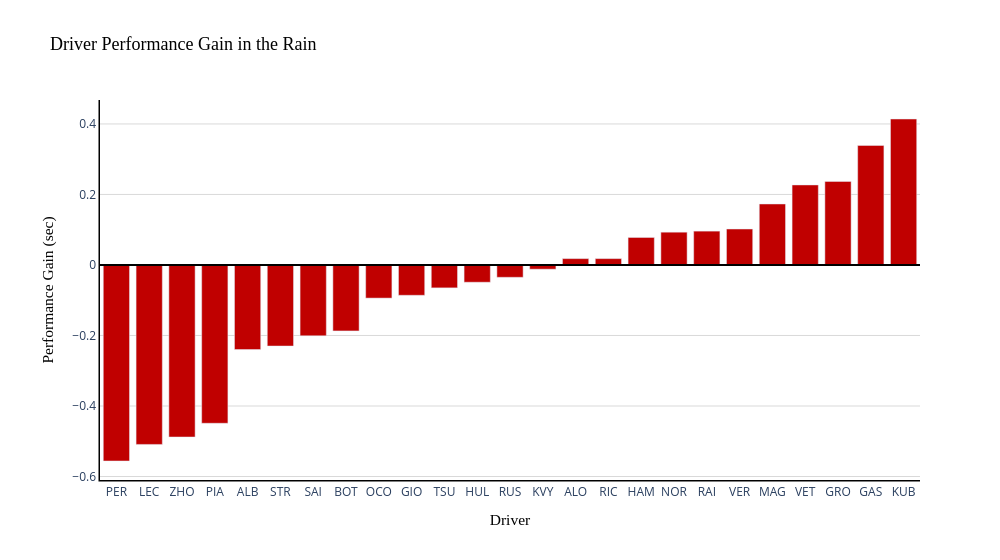

Write notebook code for a chart like this one.
### Code cell
rain_performance_gain = weather_performance.sort_values('RainPerformanceGain')

fig = px.bar(
    rain_performance_gain,
    x='Driver',
    y='RainPerformanceGain',
    orientation='v',
    hover_data=['RainLapCount', 'DryLapCount'],
    color_discrete_sequence=["#C00000"]
)

fig.update_layout(
    xaxis_title={"text": "Driver", "font": {"size": 15.5, "family": "Calibri", "color": "#000"}},
    yaxis_title={"text": "Performance Gain (sec)", "font": {"size": 15.5, "family": "Calibri", "color": "#000"}},
    title={"text": "Driver Performance Gain in the Rain", "font": {"size": 18, "family": "Calibri Black", "color": "#000"}},
    plot_bgcolor="#FFF",
    margin=dict(t=100, l=100),
    width=1000
)

fig.update_xaxes(showline=True, linecolor="#000", linewidth=1.5)
fig.update_yaxes(showline=True, linecolor="#000", linewidth=1.5, gridcolor="#d9d9d9")
fig.add_hline(y=0, line_color='black')
fig.show()

### Figure 1 — Plotly figure (JSON) as saved in the notebook; plotly's stock layout.template omitted (floating-point values rounded to 4 significant figures)
{"data": [{"customdata": [[262, 6386], [236, 7413], [123, 2889], [93, 3311], [182, 5547], [260, 7412], [276, 7490], [296, 6554], [200, 6479], [100, 2677], [152, 4852], [184, 4912], [228, 6960], [89, 1685], [219, 5839], [219, 5643], [308, 7920], [228, 7068], [134, 3429], [318, 7689], [244, 5278], [207, 4405], [109, 2237], [236, 7386], [83, 986]], "hovertemplate": "Driver=%{x}<br>RainPerformanceGain=%{y}<br>RainLapCount=%{customdata[0]}<br>DryLapCount=%{customdata[1]}<extra></extra>", "legendgroup": "", "marker": {"color": "#C00000", "pattern": {"shape": ""}}, "name": "", "orientation": "v", "showlegend": false, "textposition": "auto", "type": "bar", "x": ["PER", "LEC", "ZHO", "PIA", "ALB", "STR", "SAI", "BOT", "OCO", "GIO", "TSU", "HUL", "RUS", "KVY", "ALO", "RIC", "HAM", "NOR", "RAI", "VER", "MAG", "VET", "GRO", "GAS", "KUB"], "xaxis": "x", "y": [-0.556, -0.509, -0.488, -0.449, -0.24, -0.23, -0.201, -0.187, -0.094, -0.086, -0.065, -0.049, -0.035, -0.012, 0.018, 0.018, 0.078, 0.093, 0.096, 0.102, 0.173, 0.227, 0.237, 0.339, 0.414], "yaxis": "y"}], "layout": {"barmode": "relative", "legend": {"tracegroupgap": 0}, "margin": {"l": 100, "t": 100}, "plot_bgcolor": "#FFF", "shapes": [{"line": {"color": "black"}, "type": "line", "x0": 0, "x1": 1, "xref": "x domain", "y0": 0, "y1": 0, "yref": "y"}], "title": {"font": {"color": "#000", "family": "Calibri Black", "size": 18}, "text": "Driver Performance Gain in the Rain"}, "width": 1000, "xaxis": {"anchor": "y", "domain": [0, 1], "linecolor": "#000", "linewidth": 1.5, "showline": true, "title": {"font": {"color": "#000", "family": "Calibri", "size": 15.5}, "text": "Driver"}}, "yaxis": {"anchor": "x", "domain": [0, 1], "gridcolor": "#d9d9d9", "linecolor": "#000", "linewidth": 1.5, "showline": true, "title": {"font": {"color": "#000", "family": "Calibri", "size": 15.5}, "text": "Performance Gain (sec)"}}}}
